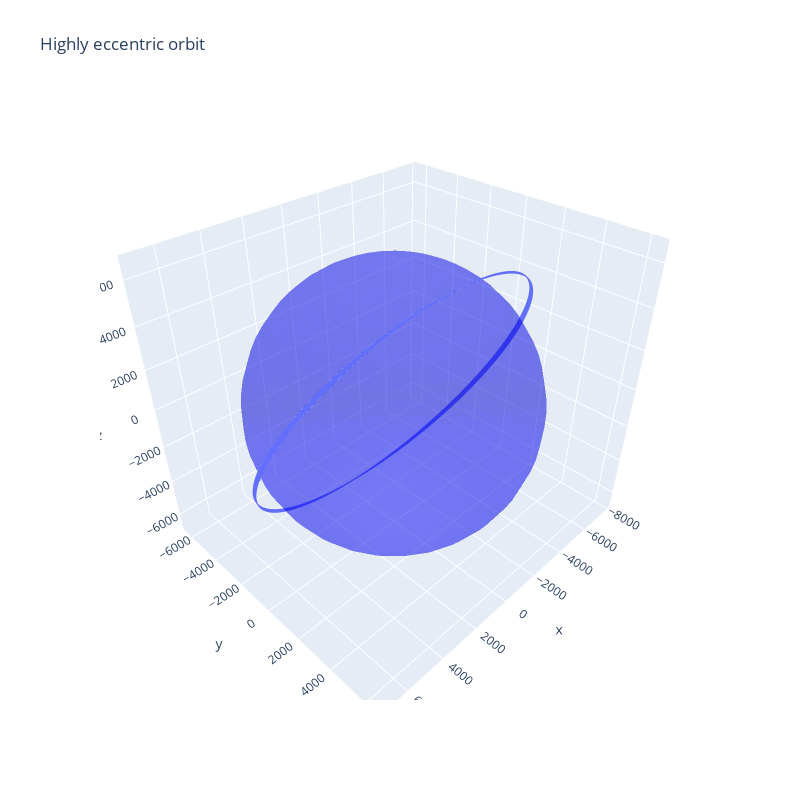
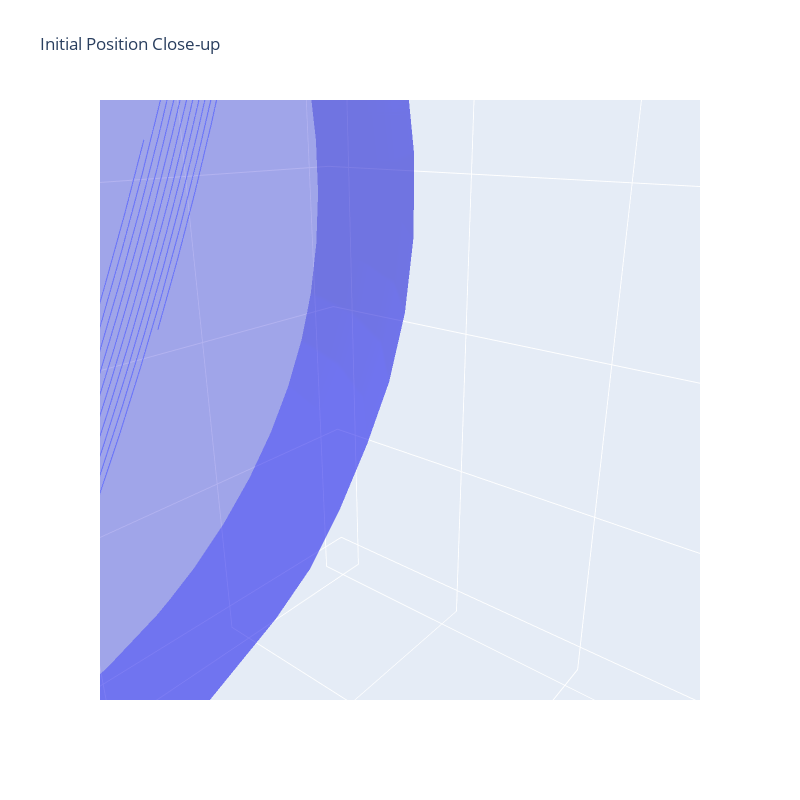

Write notebook code for charts like these, in order.
### Code cell
fig = plotOrbit(output)
fig.show()
camera = dict(
    up=dict(x=0, y=0, z=1),
    eye=dict(x=.08, y=-.1, z=.05),
    center=dict(x=0,y=0,z=0)
)
diff = 6378
x0 = 8000
y0 = 0
z0 = 0
fig.update_layout(
    scene=dict(
    aspectmode = "cube",
    xaxis=dict(range=[x0-diff,x0+diff]),
    yaxis=dict(range=[y0-diff,y0+diff]),
    zaxis=dict(range=[z0-diff,z0+diff])),
    scene_camera=camera, 
    title="Initial Position Close-up")
fig.show()

### Figure 1 — Plotly figure (JSON) as saved in the notebook; plotly's stock layout.template omitted (floating-point values rounded to 4 significant figures; data arrays with more than 128 entries replaced by an {"elided": "..."} marker saying what was removed)
{"data": [{"mode": "lines", "type": "scatter3d", "x": {"elided": "2099 float values"}, "y": {"elided": "2099 float values"}, "z": {"elided": "2099 float values"}}, {"colorscale": [[0, "blue"], [1, "blue"]], "opacity": 0.3, "showscale": false, "type": "surface", "x": {"elided": "30x30 float values"}, "y": {"elided": "30x30 float values"}, "z": {"elided": "30x30 float values"}}], "layout": {"coloraxis": {"showscale": false}, "height": 800, "margin": {"b": 100, "l": 100, "r": 100, "t": 100}, "scene": {"aspectmode": "data"}, "showlegend": false, "title": {"text": "Highly eccentric orbit"}, "width": 800}}

### Figure 2 — Plotly figure (JSON) as saved in the notebook; plotly's stock layout.template omitted (floating-point values rounded to 4 significant figures; data arrays with more than 128 entries replaced by an {"elided": "..."} marker saying what was removed)
{"data": [{"mode": "lines", "type": "scatter3d", "x": {"elided": "2099 float values"}, "y": {"elided": "2099 float values"}, "z": {"elided": "2099 float values"}}, {"colorscale": [[0, "blue"], [1, "blue"]], "opacity": 0.3, "showscale": false, "type": "surface", "x": {"elided": "30x30 float values"}, "y": {"elided": "30x30 float values"}, "z": {"elided": "30x30 float values"}}], "layout": {"coloraxis": {"showscale": false}, "height": 800, "margin": {"b": 100, "l": 100, "r": 100, "t": 100}, "scene": {"aspectmode": "cube", "camera": {"center": {"x": 0, "y": 0, "z": 0}, "eye": {"x": 0.08, "y": -0.1, "z": 0.05}, "up": {"x": 0, "y": 0, "z": 1}}, "xaxis": {"range": [1622, 14378]}, "yaxis": {"range": [-6378, 6378]}, "zaxis": {"range": [-6378, 6378]}}, "showlegend": false, "title": {"text": "Initial Position Close-up"}, "width": 800}}
